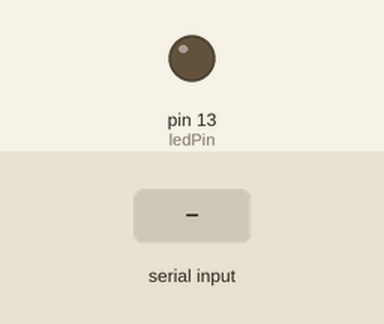
This sketch was run on a simulated Arduino Uno, built with avr-gcc and run on an emulated ATmega328P. On the bench: output pins drawn as LEDs (lit = HIGH). The inputs (shaded band) are chosen by the test bench.

Above: at 1.2 s.
1.3 s: "1" received over Serial
At 1.6 s:
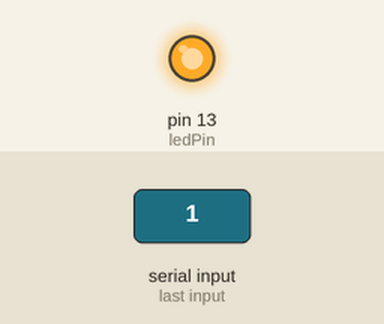
Timing chart, 0 to 4.3 s (numbered marks = the images above; inputs shaded):
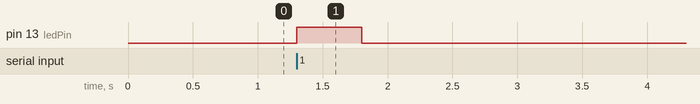

Measured:
- after the input at 1.3 s, pin 13 (ledPin): LOW → HIGH at once, → LOW 0.50 s later

The sketch:

serial_example_protosnap.ino
```cpp
int ledPin = 13;

void setup() {
  pinMode(ledPin, OUTPUT);
  // initialize serial:
  Serial.begin(9600);
}

void loop() {
  if (Serial.available()) {
    char inChar = (char)Serial.read();
    if(inChar == '1'){
      digitalWrite(ledPin, HIGH);
      delay(500);
      digitalWrite(ledPin, LOW);
    }
  }
}
```
